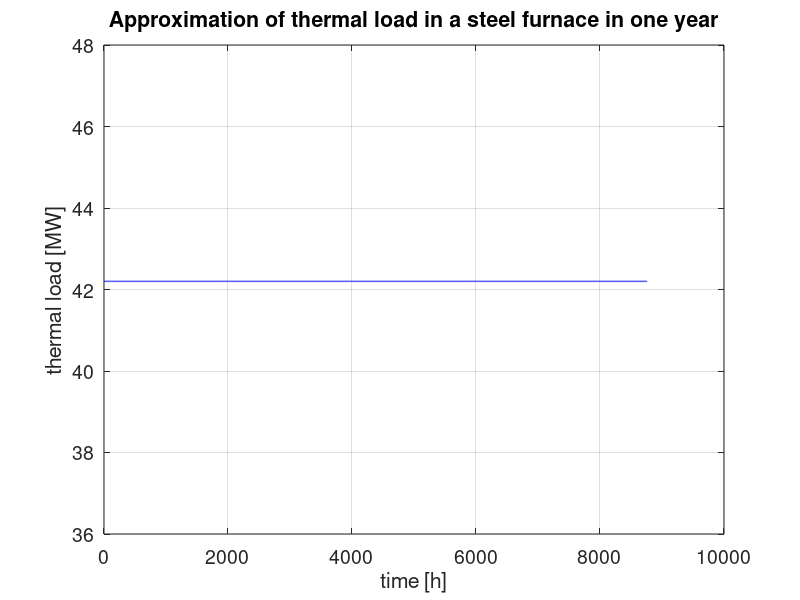

Here is the MATLAB script that generated this plot: (Note: this script raises an error after producing the figure.)
clear
close all
clc

set(0,'defaultaxesfontsize',14)
set(0,'defaultlinelinewidth',1)

%% POWER LOAD APPROXIMATION - constant profile
pow_avg=42.2;                              %[MW/week]
pow_hour=pow_avg*1000/7/24;                %[kW/hour]
time=(1:365*24)';
pow_output=pow_avg*ones(size(time));

figure(1)
plot(time,pow_output,'b-')               %time*min_pow;
hold on
box on
grid on
xlabel('time [h]')
ylabel('thermal load [MW]')
title('Approximation of thermal load in a steel furnace in one year')
set(gcf,'color','w')

[AA list_pv list_grid]=xlsread('Results.xlsx');

figure(2)
plot(AA(:,1),AA(:,2),'r-')               
hold on
plot(AA(:,1),AA(:,3),'b-')
box on
grid on
xlabel('time [h]')
% ylabel('thermal load [MW]')
legend('PV power [kW]','GRID power [kW]')
title('Power supply to the electrolyser to produce hydrogen')
set(gcf,'color','w')

figure(3)
plot(AA(:,1),AA(:,2),'r-')               
hold on
box on
grid on
xlabel('time [h]')
ylabel('PV power supply [kW]')
title('Power supply from the PV generation')
set(gcf,'color','w')

figure(4)
plot(AA(:,1),AA(:,3),'b-')               
hold on
box on
grid on
xlabel('time [h]')
ylabel('GRID power supply [kW]')
title('Power supply from the GRID')
set(gcf,'color','w')